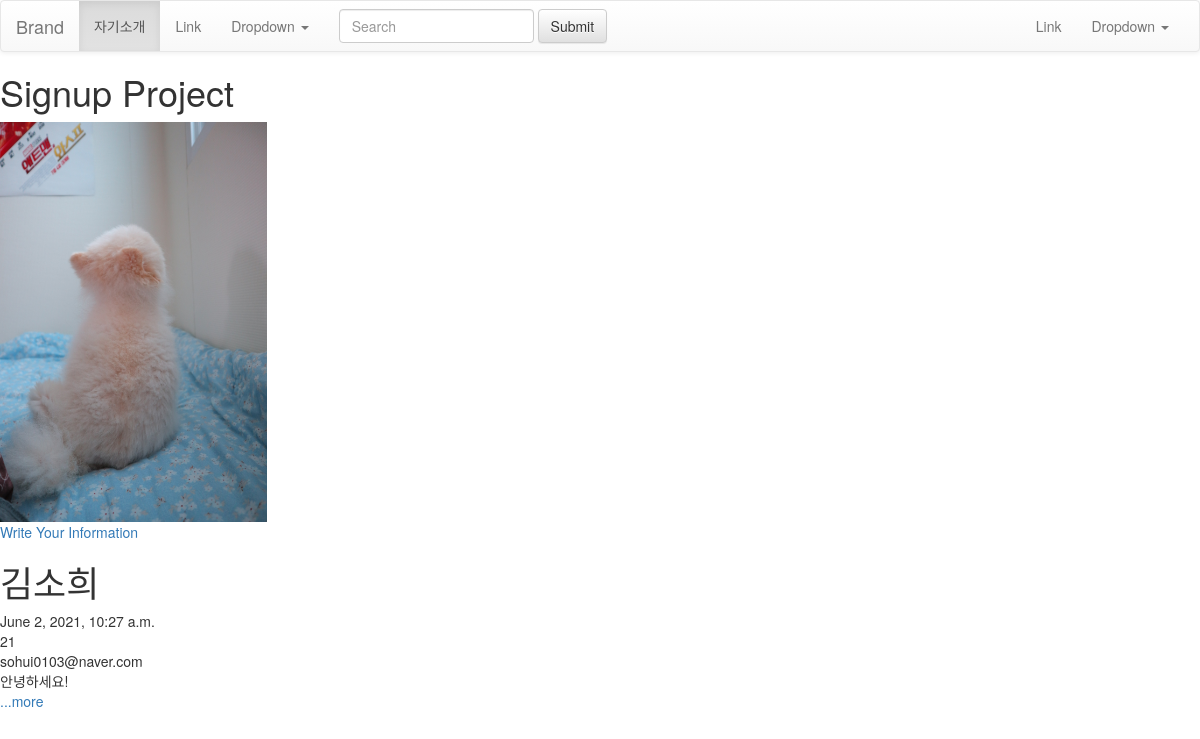
Before: / with the older database file.
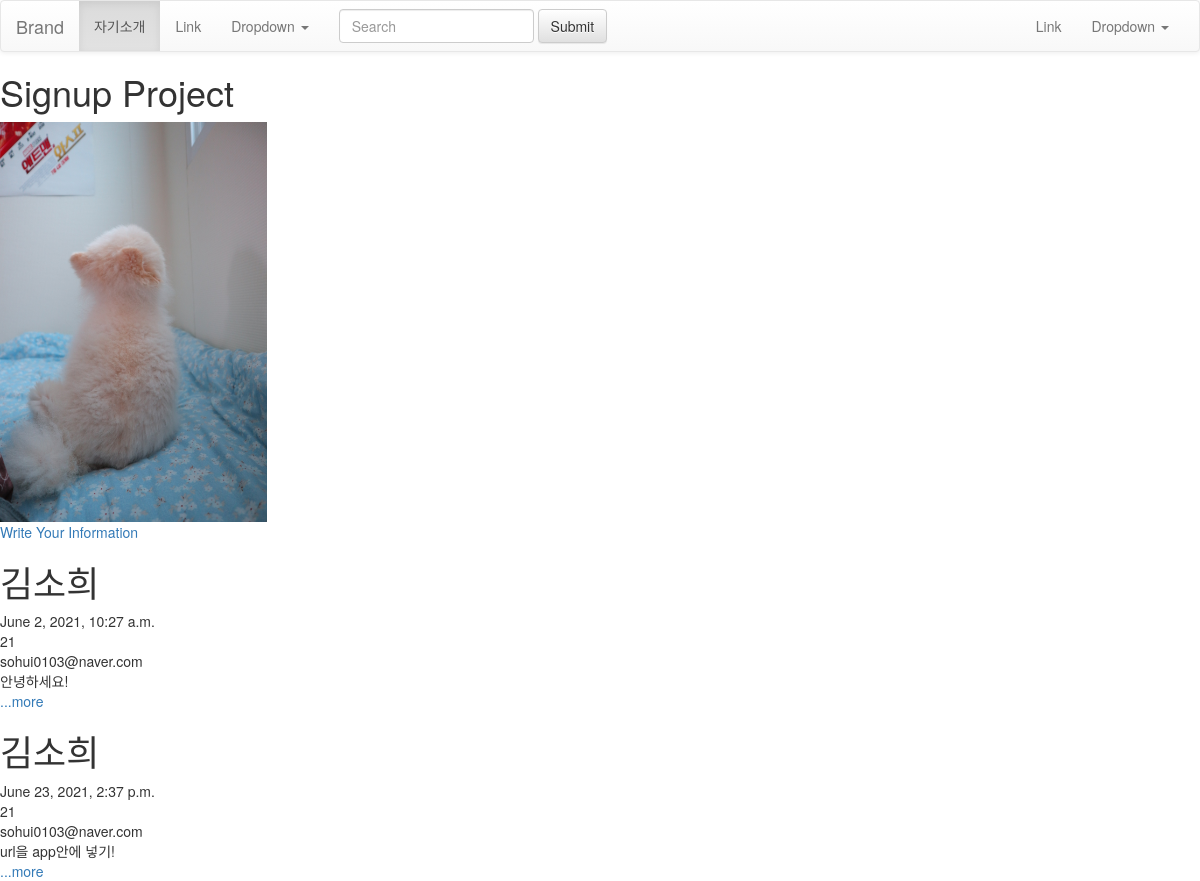
After: the same page with the newer database file.
### signup/models.py (models this page shows, shortened)
class Signup(models.Model):
    name = models.CharField(max_length=100)
    age = models.IntegerField()
    pub_date = models.DateTimeField()
    email = models.EmailField(max_length=100)
    introduce = models.TextField()
    image = models.ImageField(upload_to='images/',default='')

### signup/views.py (the view)
# urls.py: 2. Add a URL to urlpatterns:  path('', views.home, name='home')
def home(request):
    blogs = Signup.objects.all()
    return render(request, 'home.html', {'blogs':blogs})

### signup/templates/home.html (shortened to what this page needs)
{% extends 'base.html' %}
{% block contents %}
{% load static %}
<!DOCTYPE html>
<html lang="en">
<head>
</head>
<body>
    <h1>Signup Project</h1>
    <div>
        <img src="{% static 'IMG_0781.JPG' %}" height="400" alt="강이사진">
        <br>
    </div>
    <div>
        <a href="{% url 'new' %}">Write Your Information</a>
    </div>
    {% for signup in blogs %}
        <h1>{{signup.name}}</h1>
        {{signup.pub_date}}<br>
        {{signup.age}} <br>
        {{signup.email}} <br>
        {{signup.introduce}} <br>
        <a href="{% url 'detail' signup.id %}">...more</a>
    {% endfor %}
</body>
</html>
{% endblock %}

### crud/templates/base.html (shortened to what this page needs)
<!DOCTYPE html>
<html lang="en">
<head>
    <link rel="stylesheet" href="https://maxcdn.bootstrapcdn.com/bootstrap/3.3.2/css/bootstrap.min.css">
    <link rel="stylesheet" href="https://maxcdn.bootstrapcdn.com/bootstrap/3.3.2/css/bootstrap-theme.min.css">
</head>
<body>
    <nav class="navbar navbar-default">
        <div class="container-fluid">
          <div class="navbar-header">
            <a class="navbar-brand" href="#">Brand</a>
          </div>
          <div class="collapse navbar-collapse" id="bs-example-navbar-collapse-1">
            <ul class="nav navbar-nav">
              <li class="active"><a href="#">자기소개 <span class="sr-only">(current)</span></a></li>
              <li><a href="#">Link</a></li>
              <li class="dropdown">
                <a href="#" class="dropdown-toggle" data-toggle="dropdown" role="button" aria-expanded="false">Dropdown <span class="caret"></span></a>
              </li>
            </ul>
            <form class="navbar-form navbar-left" role="search">
              <div class="form-group">
                <input type="text" class="form-control" placeholder="Search">
              </div>
              <button type="submit" class="btn btn-default">Submit</button>
            </form>
            <ul class="nav navbar-nav navbar-right">
              <li><a href="#">Link</a></li>
              <li class="dropdown">
                <a href="#" class="dropdown-toggle" data-toggle="dropdown" role="button" aria-expanded="false">Dropdown <span class="caret"></span></a>
              </li>
            </ul>
          </div>
        </div>
      </nav>
      {% block contents %}
      {% endblock %}
</body>
</html>

Changed rows visible on the page:
added Signup: name "김소희", pub_date "June 23, 2021, 2:37 p.m.", age "21", email "sohui0103@naver.com", introduce "url을 app안에 넣기!"
